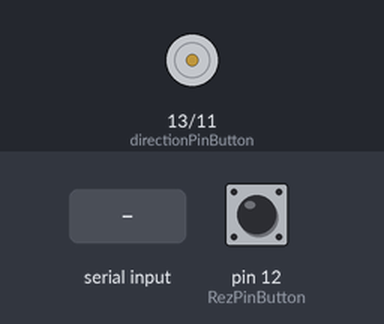
A sketch run on a simulated Arduino Uno, built with avr-gcc and run on an emulated ATmega328P. Shown: direction and speed pins drawn as motors (green arrow = direction pin HIGH = forward, orange = LOW = backward, longer = more drive). The inputs (shaded band) are chosen by the test bench; at power-on: pin 12 (RezPinButton) LOW. What the sketch prints to the serial monitor is not drawn.

Above: at 1.2 s.
1.3 s: "90 45\n" received over Serial
At 2.9 s:
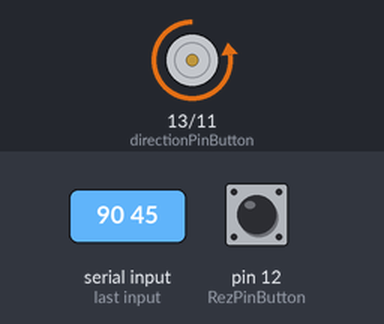
Timing chart, 0 to 4.4 s (numbered marks = the images above; inputs shaded):
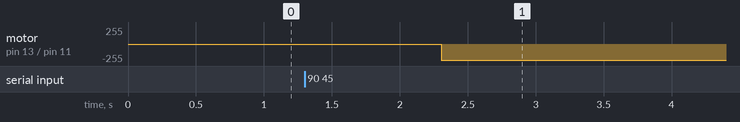

Measured:
- after the input at 1.3 s, motor on pin 13 (directionPinButton) / pin 11 (speedPinButton): stopped → backward 243/255 after 1.0 s

The sketch:

LR2_3_Podluzhny_IVT1.ino
```cpp
//LR2_3 Podluzhny IVT-1

const byte speedPinButton = 11; // ïèí, îòâå÷àþùèé çà ñêîðîñòü âðàùåíèÿ
const byte directionPinButton = 13; // ïèí, îòâå÷àþùèé çà íàïðàâëåíèå âðàùåíèÿ
const byte RezPinButton = 12; // ïèí êîììóòèðóåìîãî ðåçèñòîðà, îòâå÷àþùåé çà íàïðàâëåíèå âðàùåíèÿ

int distance; //(ì.) ðàññòîÿíèå êîòîðîå äîëæåí ïðîåõàòü ðîáîò
int time; //(ñåê.) âðåìÿ çà êîòîðîå ðîáîò äîëæåí ïðîåõàòü
float chastota; //(îá./ìèí.) ÷àñòîòà âðàùåíèÿ ðåäóêòîðà âàëà
float u; //íàïðÿæåíèå ïèòàíèÿ äâèãàòåëÿ
float speed; //ñêîðîñòü äâèãàòåëÿ 0-255word
String str;
String distStr;
String timeStr;
byte dividerIndex;
void setup()
{
	pinMode(speedPinButton, OUTPUT);
	pinMode(directionPinButton, OUTPUT);
	pinMode(RezPinButton, INPUT);
	Serial.begin(9600);
	distance = 2;//çíà÷åíèå äëÿ ïðèìåðà
	time = 5;//çíà÷åíèå äëÿ ïðèìåðà
	Serial.println("LR2_3 Podluzhny IVT-1");
	Serial.println("Ââåäèòå ðàññòîÿíèå è âðåìÿ ÷åðåç ïðîáåë");
}

void loop()
{
	if(Serial.available()>0)
	{
		str = Serial.readString();
		// íàõîäèì ïðîáåë
		dividerIndex = str.indexOf(' ');
		// ïîëó÷àåì ðàññòîÿíèå è âðåìÿ
		distStr = str.substring(0, dividerIndex);
		timeStr = str.substring(dividerIndex + 1);
		// ïåðåâîäèì â int
		distance = distStr.toInt();
		time = timeStr.toInt();
		chastota = (((float)distance/(float)time)/(3.14*0.065))*60; //ïîäñ÷åò ÷àñòîòû âðàùåíèÿ âàëà
		u = chastota*0.01 + 1.9;//ïîäñ÷åò íàïðÿæåíèÿ ïèòàíèÿ äâèãàòåëÿ
		speed = 255-(((8-u)*255)/4.8);//ýòî àíàëîã map(u,3.2,8,0,255)
		if(speed > 0 && speed < 255)//ïðîâåðêà ìîæåò ëè ðîáîò èìåòü ïîäñ÷èòàíóþ ñêîðîñòü
		{
			analogWrite(speedPinButton, speed); // óñòàíîâêà ñêîðîñòè
			digitalWrite(directionPinButton, digitalRead(RezPinButton)); // óñòàíîâêà íàïðàâëåíèÿ
			delay(time*1000);//âðåìÿ äâèæåíèÿ ðîáîòà
			analogWrite(speedPinButton, 0);//îñòàíîâêà äâèãàòåëÿ
		}
		else//åñëè ñêðîñòü íåäîïóñòèìàÿ, òî âûâîäèòñÿ íàäïèñü
		{
			Serial.print("Ýòîò ðîáîò íå ìîæåò èìåòü òàêóþ ñêîðîñòü");
		}
	}
}
```
